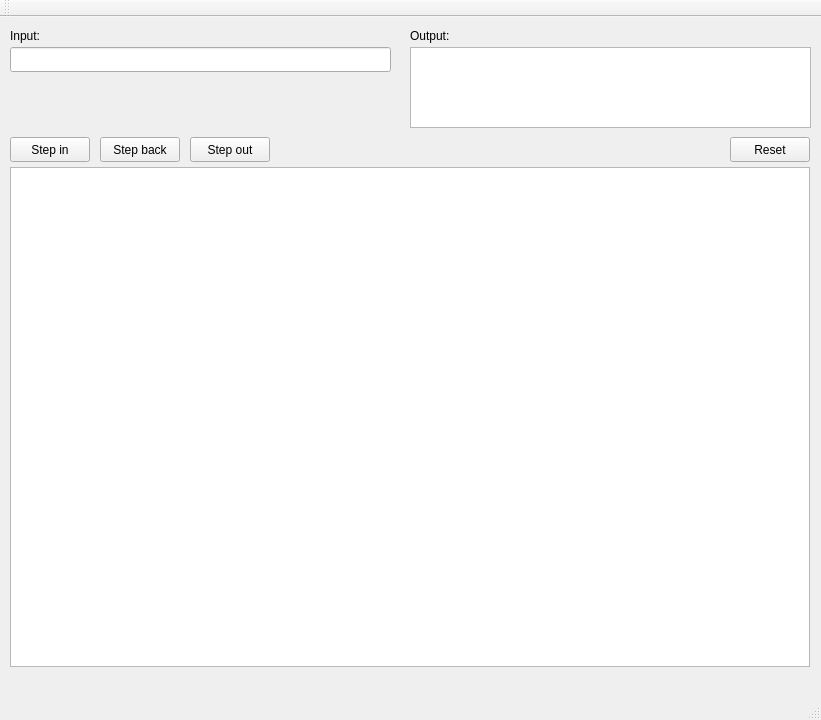
<?xml version="1.0" encoding="UTF-8"?>
<ui version="4.0">
 <class>MainWindow</class>
 <widget class="QMainWindow" name="MainWindow">
  <property name="geometry">
   <rect>
    <x>0</x>
    <y>0</y>
    <width>821</width>
    <height>720</height>
   </rect>
  </property>
  <property name="windowTitle">
   <string>Случайное БДП с рандомизацией. Демонстрация.</string>
  </property>
  <widget class="QWidget" name="centralWidget">
   <widget class="QLineEdit" name="lineEdit">
    <property name="geometry">
     <rect>
      <x>10</x>
      <y>30</y>
      <width>381</width>
      <height>25</height>
     </rect>
    </property>
   </widget>
   <widget class="QLabel" name="label">
    <property name="geometry">
     <rect>
      <x>10</x>
      <y>10</y>
      <width>54</width>
      <height>17</height>
     </rect>
    </property>
    <property name="text">
     <string>Input:</string>
    </property>
   </widget>
   <widget class="QPushButton" name="pushButton">
    <property name="geometry">
     <rect>
      <x>10</x>
      <y>120</y>
      <width>80</width>
      <height>25</height>
     </rect>
    </property>
    <property name="text">
     <string>Step in</string>
    </property>
   </widget>
   <widget class="QPushButton" name="pushButton_2">
    <property name="geometry">
     <rect>
      <x>190</x>
      <y>120</y>
      <width>80</width>
      <height>25</height>
     </rect>
    </property>
    <property name="text">
     <string>Step out</string>
    </property>
   </widget>
   <widget class="QGraphicsView" name="graphicsView">
    <property name="geometry">
     <rect>
      <x>10</x>
      <y>150</y>
      <width>800</width>
      <height>500</height>
     </rect>
    </property>
    <property name="sizePolicy">
     <sizepolicy hsizetype="Expanding" vsizetype="Expanding">
      <horstretch>0</horstretch>
      <verstretch>0</verstretch>
     </sizepolicy>
    </property>
   </widget>
   <widget class="QPushButton" name="pushButton_3">
    <property name="geometry">
     <rect>
      <x>730</x>
      <y>120</y>
      <width>80</width>
      <height>25</height>
     </rect>
    </property>
    <property name="text">
     <string>Reset</string>
    </property>
   </widget>
   <widget class="QTextBrowser" name="textBrowser">
    <property name="geometry">
     <rect>
      <x>410</x>
      <y>30</y>
      <width>401</width>
      <height>81</height>
     </rect>
    </property>
   </widget>
   <widget class="QLabel" name="label_2">
    <property name="geometry">
     <rect>
      <x>410</x>
      <y>10</y>
      <width>54</width>
      <height>17</height>
     </rect>
    </property>
    <property name="text">
     <string>Output:</string>
    </property>
   </widget>
   <widget class="QPushButton" name="pushButton_4">
    <property name="geometry">
     <rect>
      <x>100</x>
      <y>120</y>
      <width>80</width>
      <height>25</height>
     </rect>
    </property>
    <property name="text">
     <string>Step back</string>
    </property>
   </widget>
  </widget>
  <widget class="QMenuBar" name="menuBar">
   <property name="geometry">
    <rect>
     <x>0</x>
     <y>0</y>
     <width>821</width>
     <height>22</height>
    </rect>
   </property>
  </widget>
  <widget class="QToolBar" name="mainToolBar">
   <attribute name="toolBarArea">
    <enum>TopToolBarArea</enum>
   </attribute>
   <attribute name="toolBarBreak">
    <bool>false</bool>
   </attribute>
  </widget>
  <widget class="QStatusBar" name="statusBar"/>
 </widget>
 <layoutdefault spacing="6" margin="11"/>
 <resources/>
 <connections/>
</ui>
